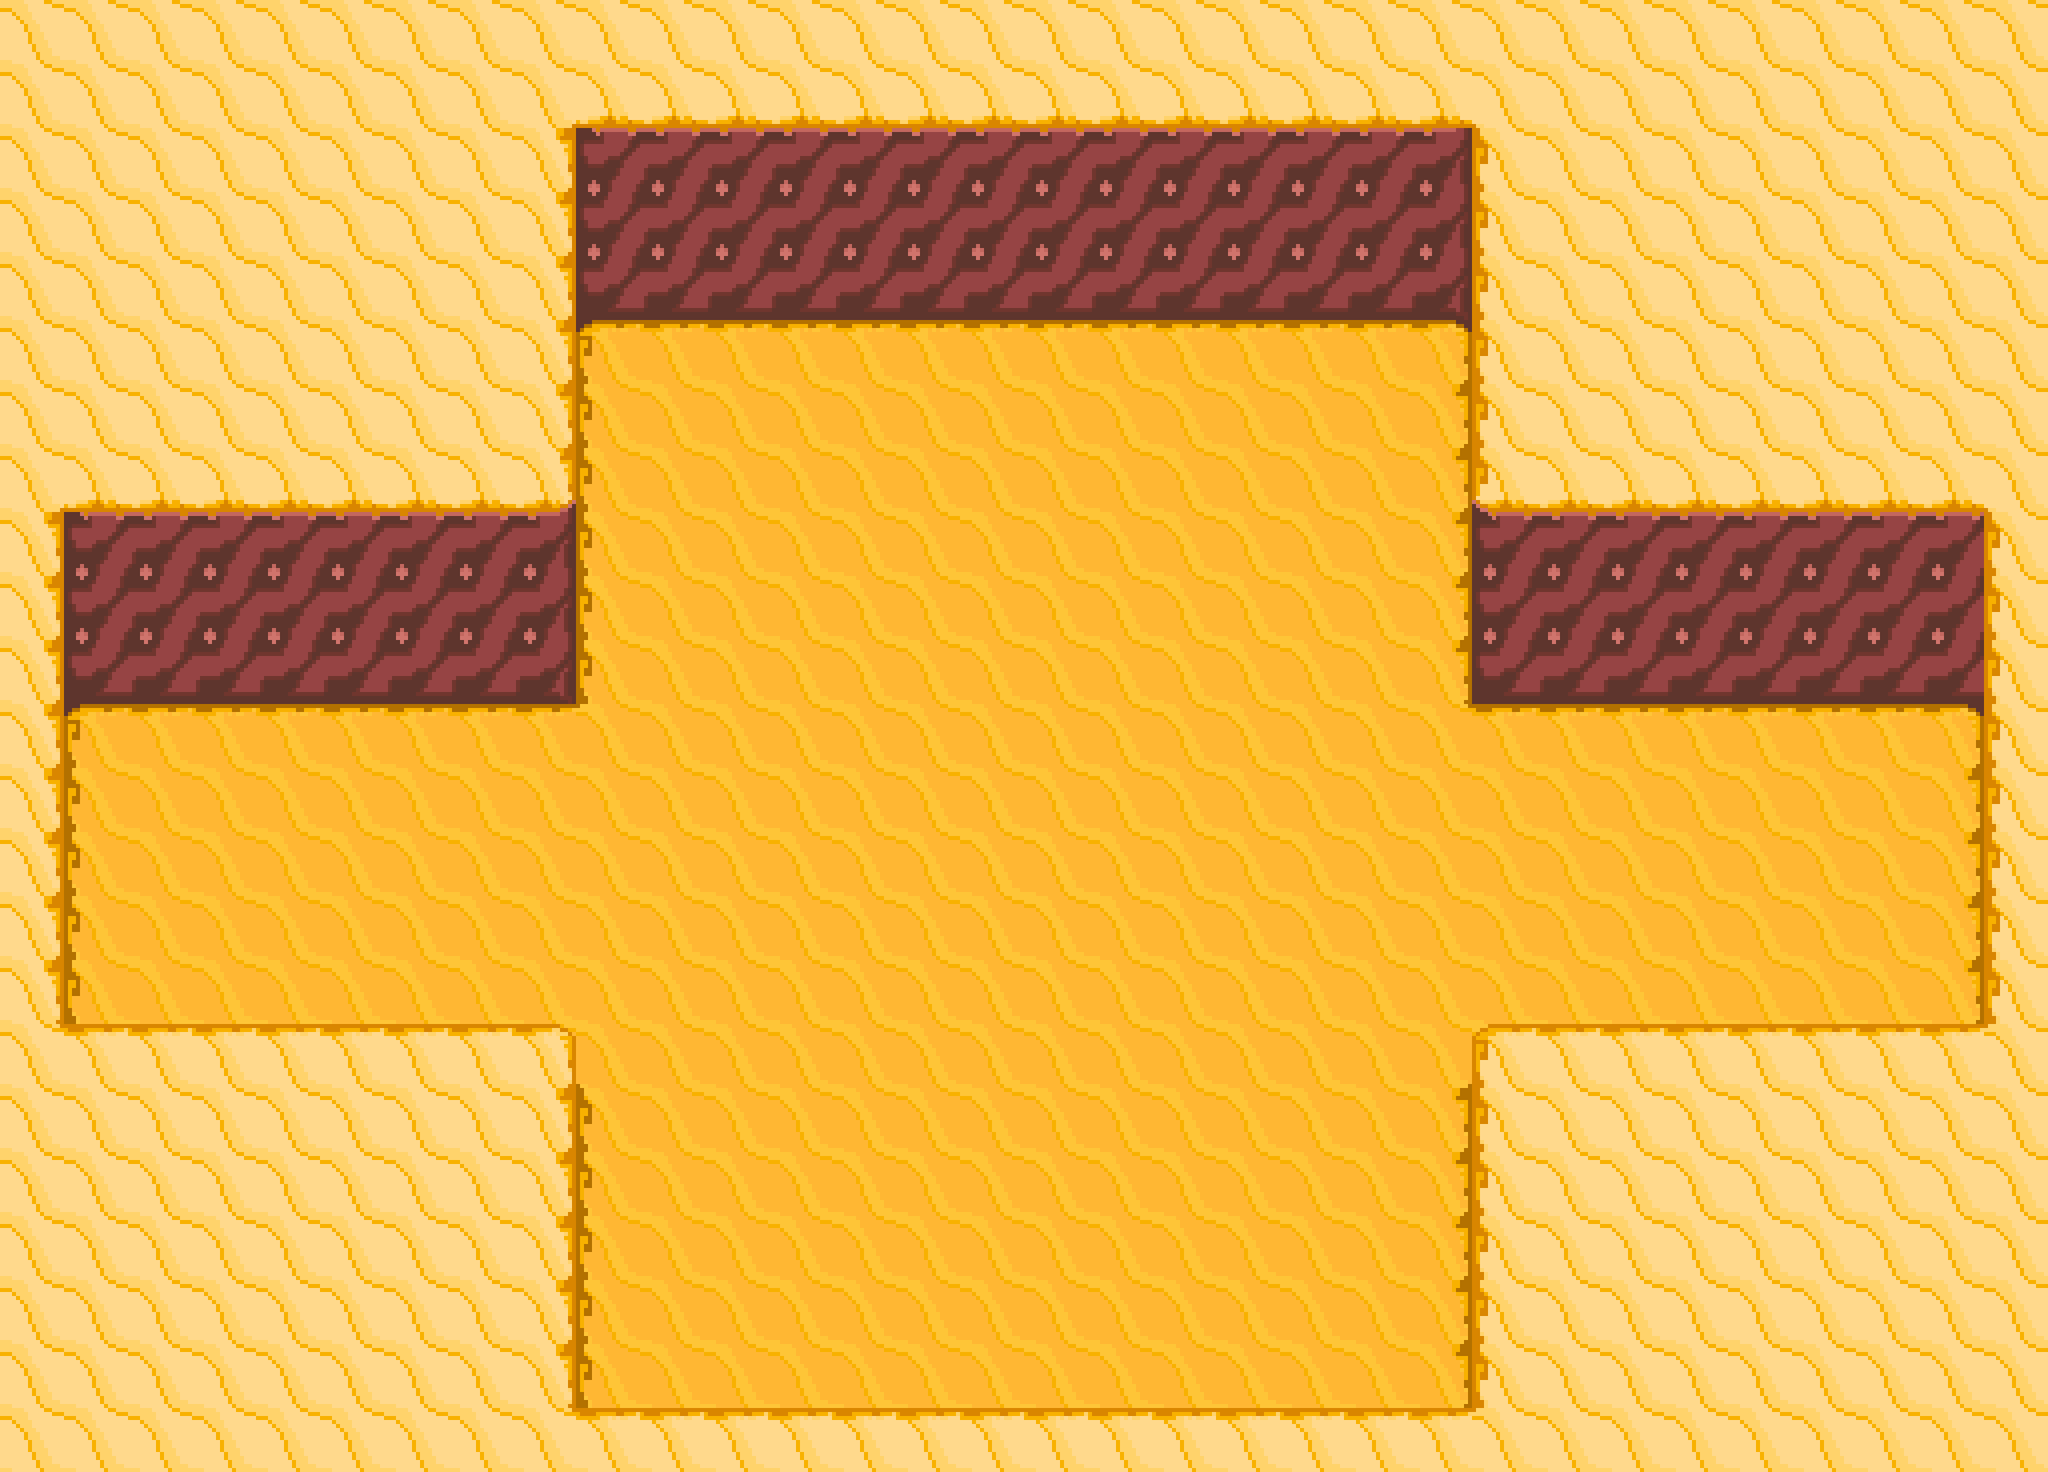

This is a level from a 2D game, rendered from its Tiled map with the project's own tilesets. A one-line summary and the complete map file follow:
An orthogonal 32x23 tile map with 80x80 px tiles, 2 tile layers (Tile Layer 1, Foreground) and 12 objects (12x Wall).

<map version="1.2" tiledversion="1.3.1" orientation="orthogonal" renderorder="right-down" compressionlevel="0" width="32" height="23" tilewidth="80" tileheight="80" infinite="0" nextlayerid="4" nextobjectid="13">
 <tileset firstgid="1" source="Teehee Valley Tileset.tsx" />
 <layer id="1" name="Tile Layer 1" width="32" height="23">
  <data encoding="csv">
0,0,0,0,0,0,0,0,0,0,0,0,0,0,0,0,0,0,0,0,0,0,0,0,0,0,0,0,0,0,0,0,
0,0,0,0,0,0,0,0,0,0,0,0,0,0,0,0,0,0,0,0,0,0,0,0,0,0,0,0,0,0,0,0,
0,0,0,0,0,0,0,0,0,22,23,23,23,23,23,23,23,23,23,23,23,23,24,0,0,0,0,0,0,0,0,0,
0,0,0,0,0,0,0,0,0,29,30,30,30,30,30,30,30,30,30,30,30,30,31,0,0,0,0,0,0,0,0,0,
0,0,0,0,0,0,0,0,0,36,37,37,37,37,37,37,37,37,37,37,37,37,38,0,0,0,0,0,0,0,0,0,
0,0,0,0,0,0,0,0,0,18,19,19,19,19,19,19,19,19,19,19,19,19,20,0,0,0,0,0,0,0,0,0,
0,0,0,0,0,0,0,0,0,25,26,26,26,26,26,26,26,26,26,26,26,26,27,0,0,0,0,0,0,0,0,0,
0,0,0,0,0,0,0,0,0,25,26,26,26,26,26,26,26,26,26,26,26,26,27,0,0,0,0,0,0,0,0,0,
0,22,23,23,23,23,23,23,24,25,26,26,26,26,26,26,26,26,26,26,26,26,27,22,23,23,23,23,23,23,23,0,
0,29,30,30,30,30,30,30,31,25,26,26,26,26,26,26,26,26,26,26,26,26,27,29,30,30,30,30,30,30,30,0,
0,36,37,37,37,37,37,37,38,25,26,26,26,26,26,26,26,26,26,26,26,26,27,36,37,37,37,37,37,37,37,0,
0,18,19,19,19,19,19,19,19,12,26,26,26,26,26,26,26,26,26,26,26,26,11,19,19,19,19,19,19,19,20,0,
0,25,26,26,26,26,26,26,26,26,26,26,26,26,26,26,26,26,26,26,26,26,26,26,26,26,26,26,26,26,27,0,
0,25,26,26,26,26,26,26,26,26,26,26,26,26,26,26,26,26,26,26,26,26,26,26,26,26,26,26,26,26,27,0,
0,25,26,26,26,26,26,26,26,26,26,26,26,26,26,26,26,26,26,26,26,26,26,26,26,26,26,26,26,26,27,0,
0,25,26,26,26,26,26,26,26,26,26,26,26,26,26,26,26,26,26,26,26,26,26,26,26,26,26,26,26,26,27,0,
0,32,33,33,33,33,33,33,33,5,26,26,26,26,26,26,26,26,26,26,26,26,4,33,33,33,33,33,33,33,34,0,
0,0,0,0,0,0,0,0,0,25,26,26,26,26,26,26,26,26,26,26,26,26,27,0,0,0,0,0,0,0,0,0,
0,0,0,0,0,0,0,0,0,25,26,26,26,26,26,26,26,26,26,26,26,26,27,0,0,0,0,0,0,0,0,0,
0,0,0,0,0,0,0,0,0,25,26,26,26,26,26,26,26,26,26,26,26,26,27,0,0,0,0,0,0,0,0,0,
0,0,0,0,0,0,0,0,0,25,26,26,26,26,26,26,26,26,26,26,26,26,27,0,0,0,0,0,0,0,0,0,
0,0,0,0,0,0,0,0,0,25,26,26,26,26,26,26,26,26,26,26,26,26,27,0,0,0,0,0,0,0,0,0,
0,0,0,0,0,0,0,0,0,32,33,33,33,33,33,33,33,33,33,33,33,33,34,0,0,0,0,0,0,0,0,0
</data>
 </layer>
 <layer id="2" name="Foreground" width="32" height="23">
  <data encoding="csv">
9,9,9,9,9,9,9,9,9,9,9,9,9,9,9,9,9,9,9,9,9,9,9,9,9,9,9,9,9,9,9,9,
9,9,9,9,9,9,9,9,6,16,16,16,16,16,16,16,16,16,16,16,16,16,16,7,9,9,9,9,9,9,9,9,
9,9,9,9,9,9,9,9,10,0,0,0,0,0,0,0,0,0,0,0,0,0,0,8,9,9,9,9,9,9,9,9,
9,9,9,9,9,9,9,9,10,0,0,0,0,0,0,0,0,0,0,0,0,0,0,8,9,9,9,9,9,9,9,9,
9,9,9,9,9,9,9,9,10,0,0,0,0,0,0,0,0,0,0,0,0,0,0,8,9,9,9,9,9,9,9,9,
9,9,9,9,9,9,9,9,10,0,0,0,0,0,0,0,0,0,0,0,0,0,0,8,9,9,9,9,9,9,9,9,
9,9,9,9,9,9,9,9,10,0,0,0,0,0,0,0,0,0,0,0,0,0,0,8,9,9,9,9,9,9,9,9,
6,16,16,16,16,16,16,16,17,0,0,0,0,0,0,0,0,0,0,0,0,0,0,15,16,16,16,16,16,16,16,7,
10,0,0,0,0,0,0,0,0,0,0,0,0,0,0,0,0,0,0,0,0,0,0,0,0,0,0,0,0,0,0,8,
10,0,0,0,0,0,0,0,0,0,0,0,0,0,0,0,0,0,0,0,0,0,0,0,0,0,0,0,0,0,0,8,
10,0,0,0,0,0,0,0,0,0,0,0,0,0,0,0,0,0,0,0,0,0,0,0,0,0,0,0,0,0,0,8,
10,0,0,0,0,0,0,0,0,0,0,0,0,0,0,0,0,0,0,0,0,0,0,0,0,0,0,0,0,0,0,8,
10,0,0,0,0,0,0,0,0,0,0,0,0,0,0,0,0,0,0,0,0,0,0,0,0,0,0,0,0,0,0,8,
10,0,0,0,0,0,0,0,0,0,0,0,0,0,0,0,0,0,0,0,0,0,0,0,0,0,0,0,0,0,0,8,
10,0,0,0,0,0,0,0,0,0,0,0,0,0,0,0,0,0,0,0,0,0,0,0,0,0,0,0,0,0,0,8,
10,0,0,0,0,0,0,0,0,0,0,0,0,0,0,0,0,0,0,0,0,0,0,0,0,0,0,0,0,0,0,8,
13,2,2,2,2,2,2,2,3,0,0,0,0,0,0,0,0,0,0,0,0,0,0,1,2,2,2,2,2,2,2,14,
9,9,9,9,9,9,9,9,10,0,0,0,0,0,0,0,0,0,0,0,0,0,0,8,9,9,9,9,9,9,9,9,
9,9,9,9,9,9,9,9,10,0,0,0,0,0,0,0,0,0,0,0,0,0,0,8,9,9,9,9,9,9,9,9,
9,9,9,9,9,9,9,9,10,0,0,0,0,0,0,0,0,0,0,0,0,0,0,8,9,9,9,9,9,9,9,9,
9,9,9,9,9,9,9,9,10,0,0,0,0,0,0,0,0,0,0,0,0,0,0,8,9,9,9,9,9,9,9,9,
9,9,9,9,9,9,9,9,10,0,0,0,0,0,0,0,0,0,0,0,0,0,0,8,9,9,9,9,9,9,9,9,
9,9,9,9,9,9,9,9,13,2,2,2,2,2,2,2,2,2,2,2,2,2,2,14,9,9,9,9,9,9,9,9
</data>
 </layer>
 <objectgroup id="3" name="Walls">
  <object id="1" name="Wall" x="720" y="320" width="1120" height="80" />
  <object id="2" name="Wall" x="1840" y="400" width="80" height="480" />
  <object id="3" name="Wall" x="1920" y="800" width="560" height="80" />
  <object id="4" name="Wall" x="2480" y="880" width="80" height="480" />
  <object id="5" name="Wall" x="1840" y="1360" width="640" height="80" />
  <object id="6" name="Wall" x="1840" y="1440" width="80" height="400" />
  <object id="7" name="Wall" x="720" y="1840" width="1120" height="80" />
  <object id="8" name="Wall" x="640" y="1360" width="80" height="480" />
  <object id="9" name="Wall" x="80" y="1360" width="560" height="80" />
  <object id="10" name="Wall" x="0" y="880" width="80" height="480" />
  <object id="11" name="Wall" x="80" y="800" width="640" height="80" />
  <object id="12" name="Wall" x="640" y="400" width="80" height="400" />
 </objectgroup>
</map>
